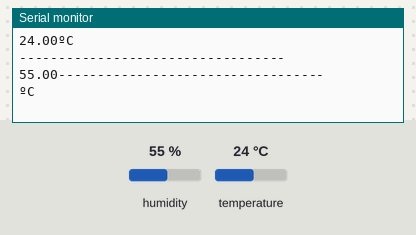
A sketch run on a simulated ESP32. Shown: the last lines printed to the serial monitor. The inputs (shaded band) are chosen by the test bench; at power-on: humidity 55 %, temperature 24 °C. WiFi joins after 1.5 s; servers stay silent unless stated.

Above: at 3.0 s.
3.1 s: humidity set to 22 %
4.6 s: temperature set to 12 °C
At 6.0 s:
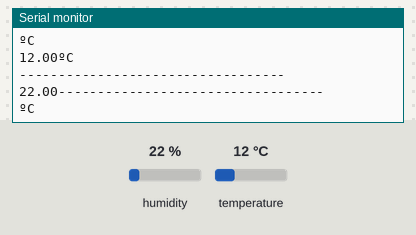
6.1 s: humidity set to 40 %
At 8.6 s:
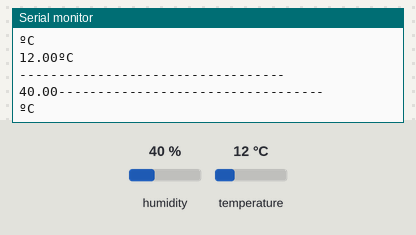
Timing chart, 0 to 10.1 s (numbered marks = the images above; inputs shaded):
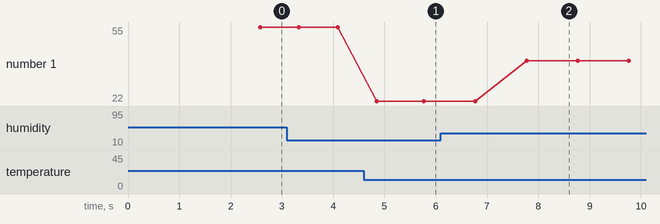

Measured:
- after the input at 4.6 s, the serial monitor: prints a new line after 0.25 s (image 1)
- after the input at 6.1 s, the serial monitor: prints a new line after 1.7 s (image 2)
- plotted number 1: 22 → 40 after the input at 6.1 s

The sketch:

Blynk-Rele-Botoes-DHT22-LDR.ino
```cpp
//IoT - Automação Residencial
//Temperatura, Umidade, Luminosidade e Módulo Relé
//Autor : Robson Brasil
//Versão : 13
//Última Modificação : 27/08/2020

// --- Bibliotecas Auxiliares ---
#define BLYNK_PRINT Serial
#include <WiFi.h>
#include <WiFiClient.h>
#include <BlynkSimpleEsp32.h>
#include "DHT.h"
#include <OneWire.h>
#include <DallasTemperature.h>

char auth[] = "WW7eZUxja-yaJ04fANp6KF-z0N1K63Jg";

// Your WiFi credentials.
// Set password to "" for open networks.
char ssid[] = "RVR 2,4GHz"; // Enter Your WiFi Name
char pass[] = "RodrigoValRobson2021"; // Enter Your Passwword

// GPIO where the DS18B20 is connected to
const int oneWireBus = 0;

#define DHTTYPE DHT22
#define DHTPIN 22 // Output Pin Of DHT
// Setup a oneWire instance to communicate with any OneWire devices
OneWire oneWire(oneWireBus);

// Pass our oneWire reference to Dallas Temperature sensor
DallasTemperature sensors(&oneWire);

DHT dht(DHTPIN, DHTTYPE);
BlynkTimer timer;

void sendSensor()
{
  sensors.requestTemperatures();
  float h = dht.readHumidity();
  float t = dht.readTemperature(); // or dht.readTemperature(true) for Fahrenheit

  if (isnan(h) || isnan(t))
    {
    Serial.println("Failed to read Data from sensors!");
    return;
    }
    else
    {

      Serial.print(t);
      Serial.println("ºC");
      Serial.println("----------------------------------");
      Serial.print(h);
      Serial.println("----------------------------------");
      Serial.println("ºC");

    }
     // or dht.readTemperature(true) for Fahrenheit

  // You can send any value at any time.
  // Please don't send more that 10 values per second.
  Blynk.virtualWrite(V1, t); // Virtual Pin V5 for Temprature
  Blynk.virtualWrite(V2, h); // Virtual Pin V6 for Humidity
}
void setup() {
  // Start the Serial Monitor
  Serial.begin(115200);
  // Start the DS18B20 sensor
  dht.begin();
  sensors.begin();
  timer.setInterval(1000L, sendSensor);
  Blynk.begin(auth, ssid, pass);
}
  void loop()
{
  Blynk.run();
  timer.run();
}
```
